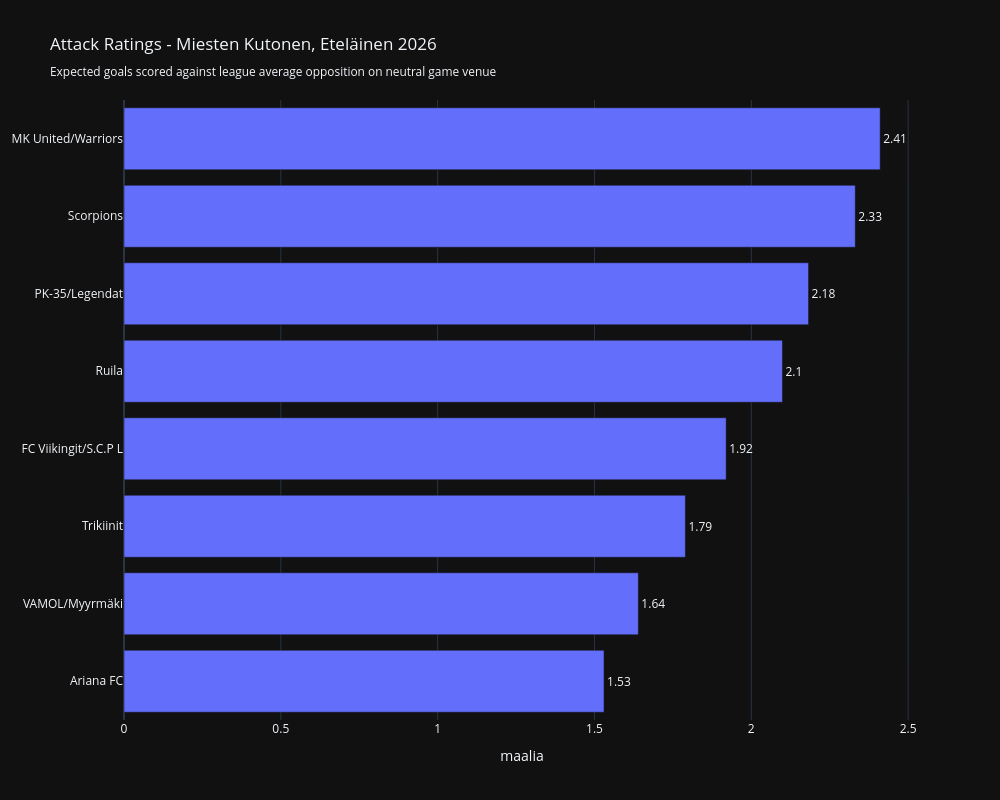

Write notebook code for a chart like this one.
### Code cell
my_x = 'attack_rating'

aux = ratings_df.sort_values(by=my_x)

fig = go.Figure()

fig.add_trace(
        go.Bar(
            x=aux[my_x],
            y=aux['team'],#.apply(lambda x: x.split('\\')[0]),
            text=aux[my_x].round(2),
            textposition='outside',
            orientation='h',
            #marker=dict(color = color_list)
        )
)

fig.update_layout(
    width=1000,
    height=800,
    title=f"Attack Ratings - {my_title}<br><sub>Expected goals scored against league average opposition on neutral game venue<sub>",
    template = 'plotly_dark',
    xaxis_title="maalia",
    showlegend=False
    )

fig.show()

### Figure 1 — Plotly figure (JSON) as saved in the notebook; plotly's stock layout.template omitted (floating-point values rounded to 4 significant figures)
{"data": [{"orientation": "h", "text": [1.53, 1.64, 1.79, 1.92, 2.1, 2.18, 2.33, 2.41], "textposition": "outside", "type": "bar", "x": [1.53, 1.64, 1.79, 1.92, 2.099, 2.183, 2.332, 2.411], "y": ["Ariana FC", "VAMOL/Myyrmäki", "Trikiinit", "FC Viikingit/S.C.P L", "Ruila", "PK-35/Legendat", "Scorpions", "MK United/Warriors"]}], "layout": {"height": 800, "showlegend": false, "title": {"text": "Attack Ratings - Miesten Kutonen, Eteläinen 2026<br><sub>Expected goals scored against league average opposition on neutral game venue<sub>"}, "width": 1000, "xaxis": {"title": {"text": "maalia"}}}}
